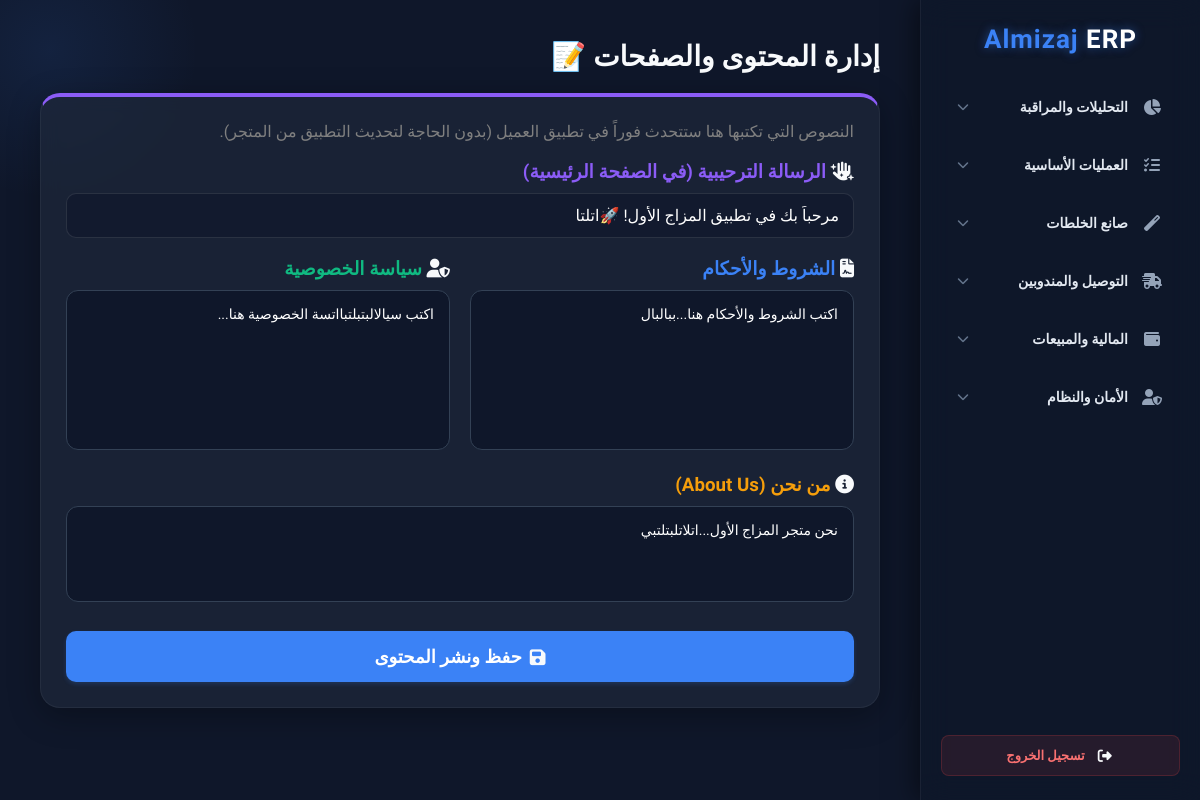
Page /admin/content (signed in) on the committed database.
### src/backend/models/system_setting.py (models this page shows)
class SystemSetting(db.Model):
    key = db.Column(db.String(50), primary_key=True)
    value = db.Column(db.String(200), nullable=False)

### app/admin/content.py (the view, shortened to what this page needs)
@admin_bp.route('/content', methods=['GET', 'POST'])
def content_page():
    if 'user_id' not in session or session.get('role') != 'admin':
        return redirect(url_for('admin.login'))
    content_data = {
        'welcome_message': get_setting('welcome_message', 'مرحباً بك في تطبيق المزاج الأول! 🚀'),
        'terms_conditions': get_setting('terms_conditions', 'اكتب الشروط والأحكام هنا...'),
        'privacy_policy': get_setting('privacy_policy', 'اكتب سياسة الخصوصية هنا...'),
        'about_us': get_setting('about_us', 'نحن متجر المزاج الأول...'),
    }
    return render_template('content.html', content=content_data)

### app/admin/__init__.py (called while the page is built)
@admin_bp.context_processor
def inject_notifications():
    from app.models import Notification
    try:
        unread_count = Notification.query.filter_by(is_read=False).count()
        return dict(unread_count=unread_count)
    except:
        return dict(unread_count=0)

### app/admin/content.py (called while the page is built)
def get_setting(key, default=''):
    s = SystemSetting.query.get(key)
    return s.value if s else default

### app/templates/content.html (shortened to what this page needs)
{% extends "base.html" %}
{% block content %}
<div style="display:flex; justify-content:space-between; align-items:center; margin-bottom:20px;">
    <h1 style="font-size:28px;">إدارة المحتوى والصفحات 📝</h1>
</div>
<form method="POST" class="card" style="border-top: 4px solid #8b5cf6;">
    <p style="color:gray; margin-bottom:20px;">النصوص التي تكتبها هنا ستتحدث فوراً في تطبيق العميل (بدون الحاجة لتحديث التطبيق من المتجر).</p>
    <div style="margin-bottom:20px;">
        <h3 style="color:#8b5cf6; margin-bottom:10px;"><i class="fas fa-hand-sparkles"></i> الرسالة الترحيبية (في الصفحة الرئيسية)</h3>
        <input type="text" name="welcome_message" value="{{ content.welcome_message }}" style="width:100%; font-size:16px;" required>
    </div>
    <div style="display:grid; grid-template-columns:1fr 1fr; gap:20px; margin-bottom:20px;">
        <div>
            <h3 style="color:#3b82f6; margin-bottom:10px;"><i class="fas fa-file-contract"></i> الشروط والأحكام</h3>
            <textarea name="terms_conditions" rows="8" style="width:100%; padding:15px; background:#0f172a; border:1px solid #334155; border-radius:12px; color:white; outline:none; resize:none;">{{ content.terms_conditions }}</textarea>
        </div>
        <div>
            <h3 style="color:#10b981; margin-bottom:10px;"><i class="fas fa-user-shield"></i> سياسة الخصوصية</h3>
            <textarea name="privacy_policy" rows="8" style="width:100%; padding:15px; background:#0f172a; border:1px solid #334155; border-radius:12px; color:white; outline:none; resize:none;">{{ content.privacy_policy }}</textarea>
        </div>
    </div>
    <div style="margin-bottom:25px;">
        <h3 style="color:#f59e0b; margin-bottom:10px;"><i class="fas fa-info-circle"></i> من نحن (About Us)</h3>
        <textarea name="about_us" rows="4" style="width:100%; padding:15px; background:#0f172a; border:1px solid #334155; border-radius:12px; color:white; outline:none; resize:none;">{{ content.about_us }}</textarea>
    </div>
    <button type="submit" class="btn" style="width:100%; padding:15px; font-size:18px;"><i class="fas fa-save"></i> حفظ ونشر المحتوى</button>
</form>
{% endblock %}

### app/templates/base.html (style rules this page uses)
* { margin:0; padding:0; box-sizing:border-box; font-family:'Tajawal', sans-serif; direction:rtl; color:#f8fafc; }
body { background: #0f172a; display:flex; height:100vh; overflow:hidden; }
.card { background: rgba(30,41,59,0.7); backdrop-filter: blur(10px); -webkit-backdrop-filter: blur(10px); padding: 25px; border-radius: 20px; border: 1px solid rgba(255,255,255,0.05); margin-bottom:24px; box-shadow: 0 8px 32px 0 rgba(0,0,0,0.3); transition: transform 0.2s; position: relative; z-index: 1; }
.btn { background: #3b82f6; color: white; padding: 10px 20px; border:none; border-radius:10px; cursor:pointer; font-weight:bold; transition:all 0.2s ease; display: inline-flex; align-items: center; justify-content: center; gap: 8px; box-shadow: 0 2px 4px rgba(59,130,246,0.2); }
input, select, textarea { width: 100%; padding: 12px 14px; background: rgba(15,23,42,0.6); border: 1px solid rgba(255,255,255,0.1); border-radius: 10px; color: white; outline:none; transition: all 0.2s; font-size: 14px; }
input::placeholder, textarea::placeholder { color: #64748b; }

### rows in the picture
SystemSetting: welcome_message "مرحباً بك في تطبيق المزاج الأول! 🚀اتلتا"
SystemSetting: terms_conditions "اكتب الشروط والأحكام هنا...ببالبال"
SystemSetting: privacy_policy "اكتب سيالالبتبلتبااتسة الخصوصية هنا..."
SystemSetting: about_us "نحن متجر المزاج الأول...اتلاتلبتلتبي"
